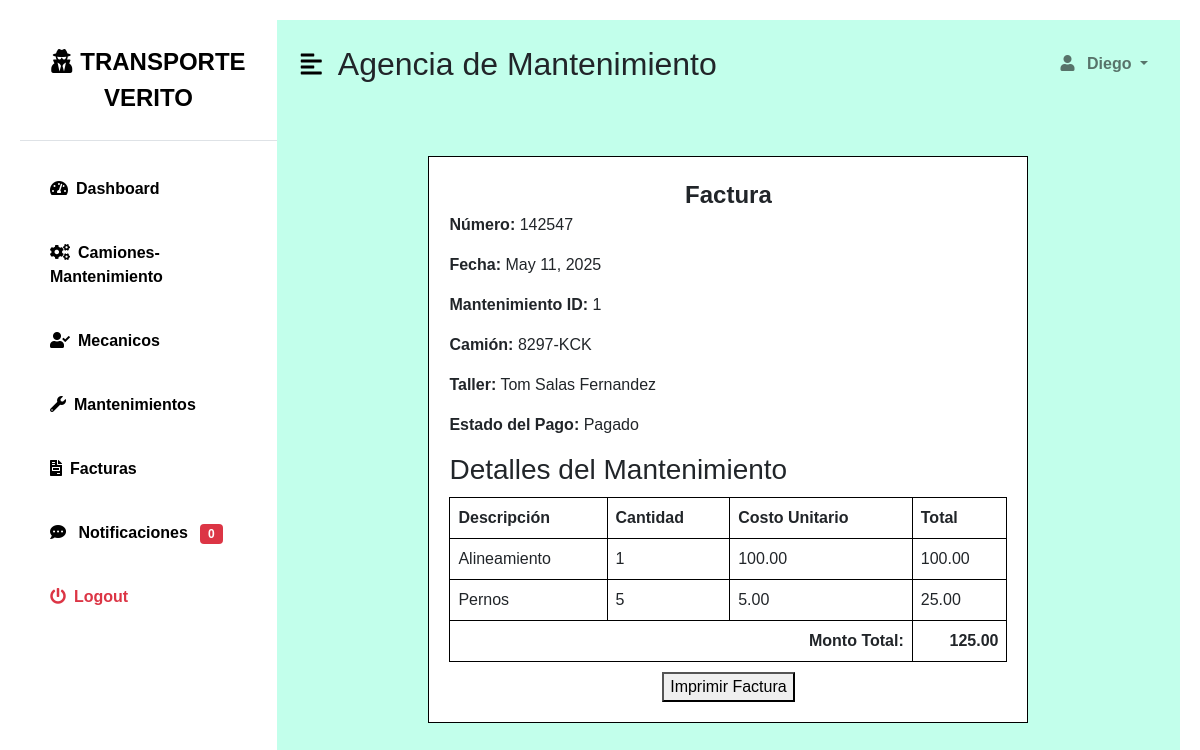
/facturas/1/ (signed in), run on the app's committed database.
### myapp/models.py (models this page shows, shortened)
class User(AbstractUser):
    dni = models.CharField(max_length=8, unique=True, verbose_name="DNI")
    phone = models.CharField(max_length=15, blank=True, null=True, verbose_name="Teléfono")
    empresa = models.ForeignKey(Empresa, on_delete=models.CASCADE, verbose_name="Empresa", null=True, blank=True)
    class Meta:
        verbose_name = "Usuario"
        verbose_name_plural = "Usuarios"
    def has_role(self, role_name):
        return self.groups.filter(name=role_name).exists()

class Factura(models.Model):
    numero_factura = models.CharField(max_length=50, unique=True)
    fecha_emision = models.DateField()
    mantenimiento = models.OneToOneField(Mantenimiento, on_delete=models.SET_NULL,null=True,blank=True)
    taller = models.ForeignKey(Mecanico,on_delete=models.CASCADE)
    monto_total = models.DecimalField(max_digits=10, decimal_places=2, default=Decimal("0.00"))
    metodo_pago = models.CharField(max_length=15,choices=METODO_PAGO)  # Efectivo, Transferencia, etc.
    estado_pago = models.CharField(max_length=15,choices=ESTADO_PAGO)  # Pagado, Pendiente, etc.

class Mantenimiento(models.Model):
    motivo = models.OneToOneField(MotivoMantenimiento, on_delete=models.CASCADE)
    camion = models.ForeignKey(Camion,on_delete=models.CASCADE)
    taller = models.ForeignKey(Mecanico,on_delete=models.CASCADE)
    fecha_mantenimiento = models.DateField()
    tipo_mantenimiento = models.CharField(max_length=50,choices=TIPOS_MANTENIMIENTO)  # Preventivo, Correctivo, etc.
    estado_mantenimiento = models.CharField(max_length=20, choices=ESTADOS_MANTENIMIENTO, default='Pendiente')

class Camion(models.Model):
    foto_camion = models.ImageField(upload_to = 'camiones/')
    placa = models.CharField(max_length=10, unique=True, validators=[RegexValidator(regex=r'^[A-Z0-9-]+$', message="Formato inválido de placa.")])
    marca = models.CharField(max_length=50, choices=MARCAS_CAMIONES)
    modelo = models.CharField(max_length=50)
    year_fabricacion = models.PositiveIntegerField(validators=[MinValueValidator(1900), MaxValueValidator(date.today().year)])
    capacidad_carga = models.DecimalField(max_digits=5, decimal_places=2, default=Decimal("0.00"))
    tipo_camion = models.CharField(max_length=50, choices=TIPOS_CAMION)
    estado_operativo = models.CharField(max_length=25, choices=ESTADO_OPERATIVO_CHOICES, default='Activo')
    fecha_adquisicion = models.DateField(default=date.today)  # Fecha actual por defecto
    propietario_vehiculo = models.CharField(max_length=100, default="Desconocido")
    rendimiento_combustible = models.DecimalField(max_digits=5, decimal_places=2, default=Decimal("0.00"))
    empresa_propietaria = models.ForeignKey(Empresa,on_delete=models.CASCADE,related_name="camiones_empresa")
    notas = models.TextField(null=True, blank=True)

class Mecanico(models.Model):
    nombres = models.CharField(max_length=100)
    apellidos = models.CharField(max_length=100)
    telefono = models.CharField(max_length=9)
    foto = models.ImageField(upload_to='mecanicos/', null=True, blank=True)
    def __str__(self):
        return f"{self.nombres} {self.apellidos}"

class Mantenimiento_Detalle(models.Model):
    mantenimiento = models.ForeignKey('Mantenimiento', on_delete=models.CASCADE)
    descripcion_servicio_repuesto = models.CharField(max_length=200)
    cantidad = models.PositiveIntegerField()
    costo_unitario = models.DecimalField(max_digits=10, decimal_places=2, default=Decimal("0.00"))
    costo_total = models.DecimalField(max_digits=10, decimal_places=2, default=Decimal("0.00"), editable=False)

### myapp/views.py (the view)
        def _wrapped_view(request, *args, **kwargs):
            if not request.user.is_authenticated or not request.user.has_role(role_name):
                raise PermissionDenied
            return view_func(request, *args, **kwargs)

### myapp/context_processors.py (called while the page is built)
def notificaciones(request):
    if request.user.is_authenticated:
        notificaciones_no_leidas = Notificacion.objects.filter(usuario=request.user, leido=False).count()
    else:
        notificaciones_no_leidas = 0
    return {'notificaciones_no_leidas': notificaciones_no_leidas}

### myapp/views.py (called while the page is built)
def role_required(role_name):
    def decorator(view_func):
        def _wrapped_view(request, *args, **kwargs):
            if not request.user.is_authenticated or not request.user.has_role(role_name):
                raise PermissionDenied
            return view_func(request, *args, **kwargs)
        return _wrapped_view
    return decorator

@login_required
@role_required('mantenimiento')
def factura_detalle(request, factura_id):
    factura = get_object_or_404(Factura, id=factura_id)
    mantenimiento = factura.mantenimiento
    detalles = Mantenimiento_Detalle.objects.filter(mantenimiento=mantenimiento)
    return render(request, 'S_MANTENIMIENTO/Factura/Detalle_Factura.html', {
        'factura': factura,
        'mantenimiento': mantenimiento,
        'detalles': detalles
    })

### templates/S_MANTENIMIENTO/Factura/Detalle_Factura.html (shortened to what this page needs)
{% extends 'bases/base_mantenimiento.html' %}  {% block page_title %} Agencia de Mantenimiento
{%endblock %} {% block content %}
<div class="row my-5">
  </head>
  <body>
    <div class="factura">
      <div class="titulo">Factura</div>
      <p><strong>Número:</strong> {{ factura.numero_factura }}</p>
      <p><strong>Fecha:</strong> {{ factura.fecha_emision }}</p>
      <p><strong>Mantenimiento ID:</strong> {{ mantenimiento.id }}</p>
      <p><strong>Camión:</strong> {{ mantenimiento.camion.placa }}</p>
      <p><strong>Taller:</strong> {{ factura.taller }}</p>
      <p><strong>Estado del Pago:</strong> {{ factura.estado_pago }}</p>
      <h3>Detalles del Mantenimiento</h3>
      <table>
        <tr>
          <th>Descripción</th>
          <th>Cantidad</th>
          <th>Costo Unitario</th>
          <th>Total</th>
        </tr>
        {% for detalle in detalles %}
        <tr>
          <td>{{ detalle.descripcion_servicio_repuesto }}</td>
          <td>{{ detalle.cantidad }}</td>
          <td>{{ detalle.costo_unitario }}</td>
          <td>{{ detalle.costo_total }}</td>
        </tr>
        {% endfor %}
        <tr>
          <td colspan="3" class="total">Monto Total:</td>
          <td class="total">{{ factura.monto_total }}</td>
        </tr>
      </table>
      <div class="boton-imprimir">
        <button onclick="window.print()">Imprimir Factura</button>
      </div>
    </div>
  </body>
</div>
{% endblock %}

### templates/bases/base_mantenimiento.html (shortened to what this page needs)
<!DOCTYPE html>
<html lang="es">
  <head>
    <link
      href="https://cdn.jsdelivr.net/npm/bootstrap@5.0.0-beta3/dist/css/bootstrap.min.css"
      rel="stylesheet"
    />
    <link
      rel="stylesheet"
      href="https://cdnjs.cloudflare.com/ajax/libs/font-awesome/5.15.3/css/all.min.css"
    />
    {% load static %}
    <link
      rel="stylesheet"
      href="{% static 'css/dashboard.css' %}?v={{ timestamp }}"
    />
  </head>
  <body>
    <div class="d-flex" id="wrapper">
      <div class="bg-white" id="sidebar-wrapper">
        <div
          class="sidebar-heading text-center py-4 primary-text fs-4 fw-bold text-uppercase border-bottom"
        >
          <i class="fas fa-user-secret me-2"></i>TRANSPORTE VERITO
        </div>
        <div class="list-group list-group-flush my-3">
          <a
            href="{% url 'role_page' 'mantenimiento' %}"
            class="list-group-item list-group-item-action bg-transparent second-text active"
          >
            <i class="fas fa-tachometer-alt me-2"></i>Dashboard
          </a>
          <a
            href="{% url 'camiones_en_mantenimiento' %}"
            class="list-group-item list-group-item-action bg-transparent second-text fw-bold"
          >
            <i class="fas fa-cogs me-2"></i>Camiones-Mantenimiento
          </a>
          <a
            href="{%url 'addmecanico'%}"
            class="list-group-item list-group-item-action bg-transparent second-text fw-bold"
            ><i class="fas fa-user-check me-2"></i>Mecanicos</a
          >
          <a
            href="{% url 'listar_mantenimientos' %}"
            class="list-group-item list-group-item-action bg-transparent second-text fw-bold"
          >
            <i class="fas fa-wrench me-2"></i>Mantenimientos
          </a>
          <a
            href="{% url 'lista_facturas' %}"
            class="list-group-item list-group-item-action bg-transparent second-text fw-bold"
          >
            <i class="fas fa-file-invoice me-2"></i>Facturas
          </a>
          <a
            href="{% url 'lista_notificaciones' %}"
            class="list-group-item list-group-item-action bg-transparent second-text fw-bold"
          >
            <i class="fas fa-comment-dots me-2"></i> Notificaciones
            <span class="badge bg-danger ms-2"
              >{{ notificaciones_no_leidas }}</span
            >
          </a>
          <a
            href="{% url 'logout' %}"
            class="list-group-item list-group-item-action bg-transparent text-danger fw-bold"
          >
            <i class="fas fa-power-off me-2"></i>Logout
          </a>
        </div>
      </div>
      <div id="page-content-wrapper">
        <nav
          class="navbar navbar-expand-lg navbar-light bg-transparent py-4 px-4"
        >
          <div class="d-flex align-items-center">
            <i
              class="fas fa-align-left primary-text fs-4 me-3"
              id="menu-toggle"
            ></i>
            <h2 class="fs-2 m-0">
              {% block page_title %}Panel de Control{% endblock %}
            </h2>
          </div>
          <div class="collapse navbar-collapse" id="navbarSupportedContent">
            <ul class="navbar-nav ms-auto mb-2 mb-lg-0">
              <li class="nav-item dropdown">
                <a
                  class="nav-link dropdown-toggle second-text fw-bold"
                  href="#"
                  id="navbarDropdown"
                  role="button"
                  data-bs-toggle="dropdown"
                  aria-expanded="false"
                >
                  <i class="fas fa-user me-2"></i> {{ user.username }}
                </a>
              </li>
            </ul>
          </div>
        </nav>
        <div class="container-fluid px-4">
          {% block content %} {% endblock %}
        </div>
      </div>
    </div>
  </body>
</html>

### static/css/dashboard.css (style rules this page uses)
:root { --main-bg-color: #d2ffde!important; --main-text-color: #000000; --second-text-color: #000000; --second-bg-color: #030303; }
.primary-text { color: var(--main-text-color); }
.second-text { color: var(--second-text-color); }
#wrapper { overflow-x: hidden; background-color: #c2ffeb!important; }
#sidebar-wrapper { min-height: 100vh; margin-left: -15rem; -webkit-transition: margin 0.25s ease-out; -moz-transition: margin 0.25s ease-out; -o-transition: margin 0.25s ease-out; transition: margin 0.25s ease-out; }
#sidebar-wrapper .sidebar-heading { padding: 0.875rem 1.25rem; font-size: 1.2rem; }
#sidebar-wrapper .list-group { width: 15rem; }
#page-content-wrapper { min-width: 100vw; }
#menu-toggle { cursor: pointer; }
.list-group-item { border: none; padding: 20px 30px; }
.list-group-item.active { background-color: transparent; color: var(--main-text-color); font-weight: bold; border: none; }
@media (min-width: 768px) { #sidebar-wrapper { margin-left: 0; } }
@media (min-width: 768px) { #page-content-wrapper { min-width: 0; width: 100%; } }

### templates/S_MANTENIMIENTO/Factura/Detalle_Factura.html (style rules this page uses)
body { font-family: Arial, sans-serif; margin: 20px; }
.factura { border: 1px solid #000; padding: 20px; max-width: 600px; margin: auto; background-color: #ffffff; }
.titulo { text-align: center; font-size: 24px; font-weight: bold; }
table { width: 100%; border-collapse: collapse; margin-top: 10px; }
th, td { border: 1px solid #000; padding: 8px; text-align: left; }
.total { font-weight: bold; text-align: right; }
.boton-imprimir { margin-top: 10px; text-align: center; }

### data on the page
User: username "Diego"
Factura: numero_factura "142547", fecha_emision "May 11, 2025", taller "Tom Salas Fernandez", estado_pago "Pagado", monto_total "125.00"
Mantenimiento: id "1", camion.placa "8297-KCK"
Mantenimiento_Detalle: descripcion_servicio_repuesto "Alineamiento", cantidad "1", costo_unitario "100.00", costo_total "100.00"
Mantenimiento_Detalle: descripcion_servicio_repuesto "Pernos", cantidad "5", costo_unitario "5.00", costo_total "25.00"

### other printed values
{{ notificaciones_no_leidas }} "0"
